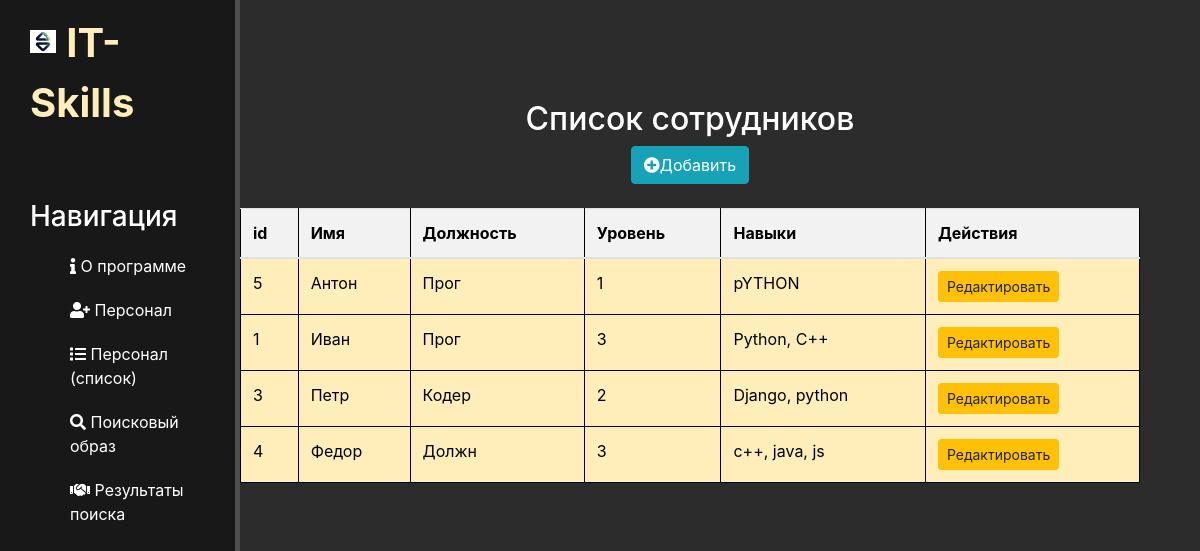
Before: /emplo/ggg/ with the older database file.
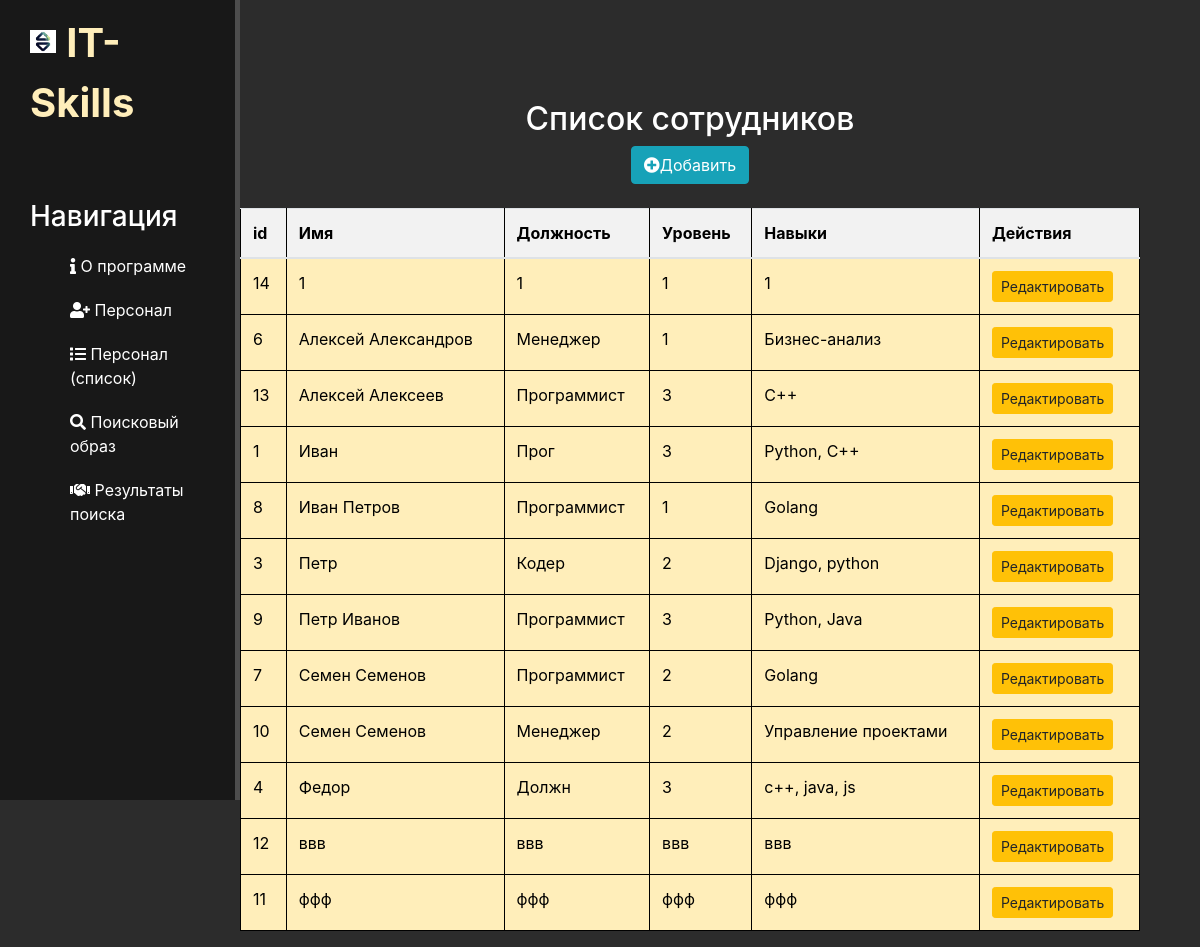
After: the same page with the newer database file.
### emplo/models.py (models this page shows, shortened)
class Employee1(models.Model):
    name = models.CharField(max_length=20, default='')
    position = models.CharField(max_length=20, default='')
    skill = models.CharField(max_length=50, default = '')
    level = models.CharField(max_length = 5, default='')
    fit_level = models.FloatField(default=0)

### emplo/views.py (the view)
# urls.py: path('ggg/', views.emplo_list_ggg, name='emplo-list-ggg'),
def emplo_list_ggg(request):
    print('emplo_list_ggg')
    products = Employee1.objects.order_by('name')
    if request.method == "POST":
        form = EmployeeForm1(request.POST)
        if form.is_valid():
            form.save()
            return redirect('emplo-list-ggg')  # Обновляем страницу
    context = {
        'products': products,
        'form': EmployeeForm1()
    }
    return render(request, 'emplo/emplo_list_ggg.html', context)

### emplo/templates/emplo/emplo_list_ggg.html (shortened to what this page needs)
{% extends "main/layout.html" %}
{% block content %}
    <div class="features">
        <h2>Список сотрудников</h2>
        <a href="{% url 'create-emplo-ggg' %}" ><button class="btn btn-info"><i class="fas fa-plus-circle"></i>Добавить</button></a>
        <table class="table mt-4">
            <thead>
                <tr>
                    <th>id</th>
                    <th>Имя</th>
                    <th>Должность</th>
                    <th>Уровень</th>
                    <th>Навыки</th>
                    <th>Действия</th>
                </tr>
            </thead>
            <tbody>
                {% for emp in products %}
                <tr>
                    <td>{{ emp.id }}</td>
                    <td>{{ emp.name }}</td>
                    <td>{{ emp.position }}</td>
                    <td>{{ emp.level }}</td>
                    <td>{{ emp.skill }}</td>
                    <td>
                        <a href="{% url 'edit-emplo-ggg' emp.id %}" class="btn btn-warning btn-sm">Редактировать</a>
                    </td>
                </tr>
                {% endfor %}
            </tbody>
        </table>
    </div>
{% endblock %}

Changed rows visible on the page:
removed Employee1: id "5", name "Антон", position "Прог", level "1", skill "pYTHON"
added Employee1: id "14", name "1", position "1", level "1", skill "1"
added Employee1: id "6", name "Алексей Александров", position "Менеджер", level "1", skill "Бизнес-анализ"
added Employee1: id "13", name "Алексей Алексеев", position "Программист", level "3", skill "С++"
added Employee1: id "8", name "Иван Петров", position "Программист", level "1", skill "Golang"
added Employee1: id "9", name "Петр Иванов", position "Программист", level "3", skill "Python, Java"
added Employee1: id "7", name "Семен Семенов", position "Программист", level "2", skill "Golang"
added Employee1: id "10", name "Семен Семенов", position "Менеджер", level "2", skill "Управление проектами"
added Employee1: id "12", name "ввв", position "ввв", level "ввв", skill "ввв"
added Employee1: id "11", name "ффф", position "ффф", level "ффф", skill "ффф"
